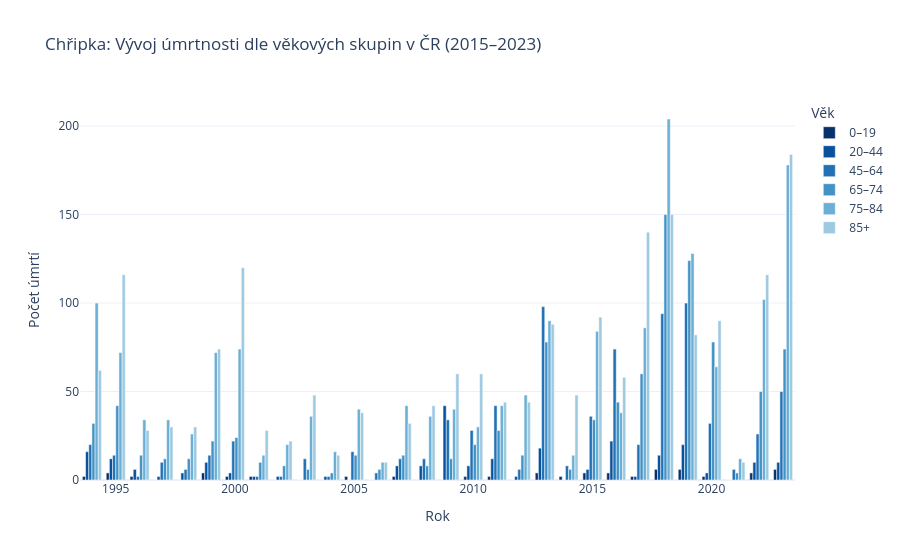

Write notebook code for a chart like this one.
### Markdown cell above
Tento krok dokončuje proces sjednocení metodiky pro srovnání obou onemocnění. Zaměřuje se na transformaci historických dat o úmrtnosti na chřipku tak, aby jejich struktura odpovídala moderním datům o COVID-19 a umožnila přímou vizuální komparaci věkového rozložení obětí.

**Klíčové operace v tomto bloku:**

    Rekonstrukce datové struktury (Melt): Pomocí funkce melt dochází k transformaci tabulky z širokého formátu na dlouhý (long format). Roky, které byly původně v záhlaví sloupců, jsou převedeny do jediného sloupce rok, což je nezbytný krok pro následné seskupování a vizualizaci.

    Čištění a filtrace: Z analýzy je odstraněna agregovaná kategorie „Celá populace“, aby nedocházelo k duplicitnímu započítávání hodnot a v grafu zůstaly pouze diskrétní věkové kohorty.

    Srovnatelná vizualizace: Graf využívá identické věkové kategorie jako v případě COVID-19. Pro odlišení od pandemických dat je zde zvolena modrá barevná škála (Blues_r). Modrá barva v epidemiologii často symbolizuje „chladnější“ sezónní průběh, zatímco červená (použitá u COVID-19) akcentuje krizový stav.

Díky tomuto postupu lze v diplomové práci vedle sebe položit oba grafy (červený pro COVID-19 a modrý pro chřipku) a okamžitě interpretovat rozdíly v intenzitě zasažení jednotlivých věkových skupin. Jasně se zde ukazuje, zda chřipka vykazuje stejnou míru „přetížení“ nejstarších ročníků jako COVID-19.

### Code cell
roky_chripka = [str(r) for r in range(1994, 2024)]

df_chripka_age = df_chripka_umrti_abs_kraje.melt(
    id_vars=['Věková kategorie'], 
    value_vars=roky_chripka, 
    var_name='rok', 
    value_name='pocet_umrti'
)

df_chripka_age_sum = df_chripka_age.groupby(['rok', 'Věková kategorie'])['pocet_umrti'].sum().reset_index()

df_chripka_age_sum = df_chripka_age_sum[df_chripka_age_sum['Věková kategorie'] != 'Celá populace']
df_chripka_age_sum['rok'] = df_chripka_age_sum['rok'].astype(int)

fig_flu_age = px.bar(
    df_chripka_age_sum, 
    x='rok', 
    y='pocet_umrti', 
    color='Věková kategorie',
    title='Chřipka: Vývoj úmrtnosti dle věkových skupin v ČR (2015–2023)',
    labels={'pocet_umrti': 'Počet úmrtí', 'rok': 'Rok', 'Věková kategorie': 'Věk'},
    barmode='group',
    category_orders={"Věková kategorie": ['0–19', '20–44', '45–64', '65–74', '75–84', '85+']},
    color_discrete_sequence=px.colors.sequential.Blues_r,
    template='plotly_white',
)
fig_flu_age.update_layout(hovermode="x unified",)
fig_flu_age.show()

### Figure 1 — Plotly figure (JSON) as saved in the notebook; plotly's stock layout.template omitted (floating-point values rounded to 4 significant figures)
{"data": [{"alignmentgroup": "True", "hovertemplate": "Věk=0–19<br>Rok=%{x}<br>Počet úmrtí=%{y}<extra></extra>", "legendgroup": "0–19", "marker": {"color": "rgb(8,48,107)", "pattern": {"shape": ""}}, "name": "0–19", "offsetgroup": "0–19", "orientation": "v", "showlegend": true, "textposition": "auto", "type": "bar", "x": [1994, 1995, 1996, 1997, 1998, 1999, 2000, 2001, 2002, 2003, 2004, 2005, 2006, 2007, 2008, 2009, 2010, 2011, 2012, 2013, 2014, 2015, 2016, 2017, 2018, 2019, 2020, 2021, 2022, 2023], "xaxis": "x", "y": [2.0, 4.0, 2.0, 0.0, 0.0, 4.0, 2.0, 2.0, 0.0, 0.0, 0.0, 2.0, 0.0, 2.0, 0.0, 0.0, 2.0, 2.0, 0.0, 4.0, 2.0, 4.0, 4.0, 2.0, 6.0, 6.0, 2.0, 0.0, 4.0, 6.0], "yaxis": "y"}, {"alignmentgroup": "True", "hovertemplate": "Věk=20–44<br>Rok=%{x}<br>Počet úmrtí=%{y}<extra></extra>", "legendgroup": "20–44", "marker": {"color": "rgb(8,81,156)", "pattern": {"shape": ""}}, "name": "20–44", "offsetgroup": "20–44", "orientation": "v", "showlegend": true, "textposition": "auto", "type": "bar", "x": [1994, 1995, 1996, 1997, 1998, 1999, 2000, 2001, 2002, 2003, 2004, 2005, 2006, 2007, 2008, 2009, 2010, 2011, 2012, 2013, 2014, 2015, 2016, 2017, 2018, 2019, 2020, 2021, 2022, 2023], "xaxis": "x", "y": [16.0, 12.0, 6.0, 2.0, 4.0, 10.0, 4.0, 2.0, 2.0, 0.0, 2.0, 0.0, 0.0, 8.0, 8.0, 42.0, 8.0, 12.0, 2.0, 18.0, 0.0, 6.0, 22.0, 2.0, 14.0, 20.0, 4.0, 0.0, 10.0, 10.0], "yaxis": "y"}, {"alignmentgroup": "True", "hovertemplate": "Věk=45–64<br>Rok=%{x}<br>Počet úmrtí=%{y}<extra></extra>", "legendgroup": "45–64", "marker": {"color": "rgb(33,113,181)", "pattern": {"shape": ""}}, "name": "45–64", "offsetgroup": "45–64", "orientation": "v", "showlegend": true, "textposition": "auto", "type": "bar", "x": [1994, 1995, 1996, 1997, 1998, 1999, 2000, 2001, 2002, 2003, 2004, 2005, 2006, 2007, 2008, 2009, 2010, 2011, 2012, 2013, 2014, 2015, 2016, 2017, 2018, 2019, 2020, 2021, 2022, 2023], "xaxis": "x", "y": [20.0, 14.0, 2.0, 10.0, 6.0, 14.0, 22.0, 2.0, 2.0, 12.0, 2.0, 16.0, 4.0, 12.0, 12.0, 34.0, 28.0, 42.0, 6.0, 98.0, 8.0, 36.0, 74.0, 20.0, 94.0, 100.0, 32.0, 6.0, 26.0, 50.0], "yaxis": "y"}, {"alignmentgroup": "True", "hovertemplate": "Věk=65–74<br>Rok=%{x}<br>Počet úmrtí=%{y}<extra></extra>", "legendgroup": "65–74", "marker": {"color": "rgb(66,146,198)", "pattern": {"shape": ""}}, "name": "65–74", "offsetgroup": "65–74", "orientation": "v", "showlegend": true, "textposition": "auto", "type": "bar", "x": [1994, 1995, 1996, 1997, 1998, 1999, 2000, 2001, 2002, 2003, 2004, 2005, 2006, 2007, 2008, 2009, 2010, 2011, 2012, 2013, 2014, 2015, 2016, 2017, 2018, 2019, 2020, 2021, 2022, 2023], "xaxis": "x", "y": [32.0, 42.0, 14.0, 12.0, 12.0, 22.0, 24.0, 10.0, 8.0, 6.0, 4.0, 14.0, 6.0, 14.0, 8.0, 12.0, 20.0, 28.0, 14.0, 78.0, 6.0, 34.0, 44.0, 60.0, 150.0, 124.0, 78.0, 4.0, 50.0, 74.0], "yaxis": "y"}, {"alignmentgroup": "True", "hovertemplate": "Věk=75–84<br>Rok=%{x}<br>Počet úmrtí=%{y}<extra></extra>", "legendgroup": "75–84", "marker": {"color": "rgb(107,174,214)", "pattern": {"shape": ""}}, "name": "75–84", "offsetgroup": "75–84", "orientation": "v", "showlegend": true, "textposition": "auto", "type": "bar", "x": [1994, 1995, 1996, 1997, 1998, 1999, 2000, 2001, 2002, 2003, 2004, 2005, 2006, 2007, 2008, 2009, 2010, 2011, 2012, 2013, 2014, 2015, 2016, 2017, 2018, 2019, 2020, 2021, 2022, 2023], "xaxis": "x", "y": [100.0, 72.0, 34.0, 34.0, 26.0, 72.0, 74.0, 14.0, 20.0, 36.0, 16.0, 40.0, 10.0, 42.0, 36.0, 40.0, 30.0, 42.0, 48.0, 90.0, 14.0, 84.0, 38.0, 86.0, 204.0, 128.0, 64.0, 12.0, 102.0, 178.0], "yaxis": "y"}, {"alignmentgroup": "True", "hovertemplate": "Věk=85+<br>Rok=%{x}<br>Počet úmrtí=%{y}<extra></extra>", "legendgroup": "85+", "marker": {"color": "rgb(158,202,225)", "pattern": {"shape": ""}}, "name": "85+", "offsetgroup": "85+", "orientation": "v", "showlegend": true, "textposition": "auto", "type": "bar", "x": [1994, 1995, 1996, 1997, 1998, 1999, 2000, 2001, 2002, 2003, 2004, 2005, 2006, 2007, 2008, 2009, 2010, 2011, 2012, 2013, 2014, 2015, 2016, 2017, 2018, 2019, 2020, 2021, 2022, 2023], "xaxis": "x", "y": [62.0, 116.0, 28.0, 30.0, 30.0, 74.0, 120.0, 28.0, 22.0, 48.0, 14.0, 38.0, 10.0, 32.0, 42.0, 60.0, 60.0, 44.0, 44.0, 88.0, 48.0, 92.0, 58.0, 140.0, 150.0, 82.0, 90.0, 10.0, 116.0, 184.0], "yaxis": "y"}], "layout": {"barmode": "group", "hovermode": "x unified", "legend": {"title": {"text": "Věk"}, "tracegroupgap": 0}, "title": {"text": "Chřipka: Vývoj úmrtnosti dle věkových skupin v ČR (2015–2023)"}, "xaxis": {"anchor": "y", "domain": [0, 1], "title": {"text": "Rok"}}, "yaxis": {"anchor": "x", "domain": [0, 1], "title": {"text": "Počet úmrtí"}}}}
